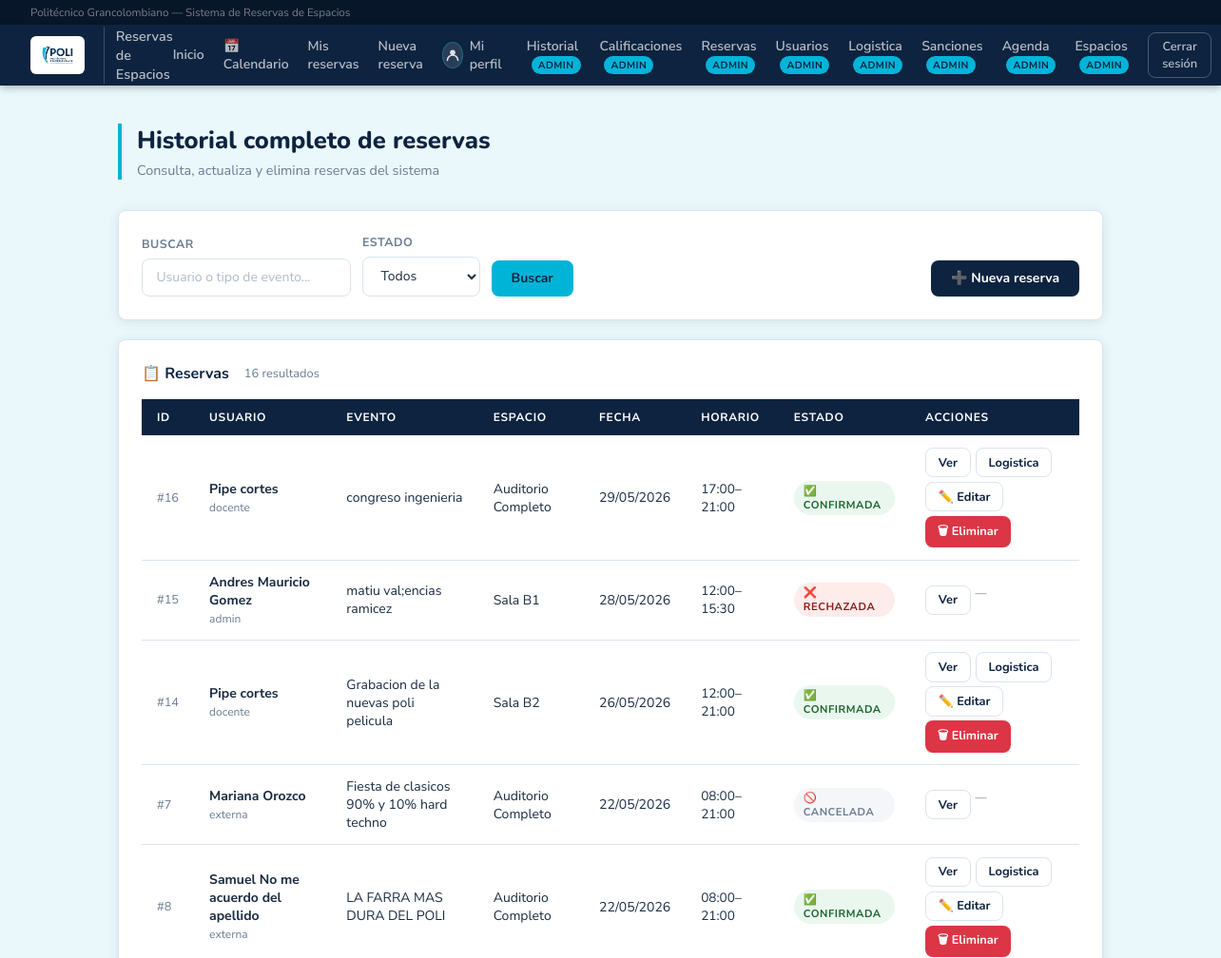
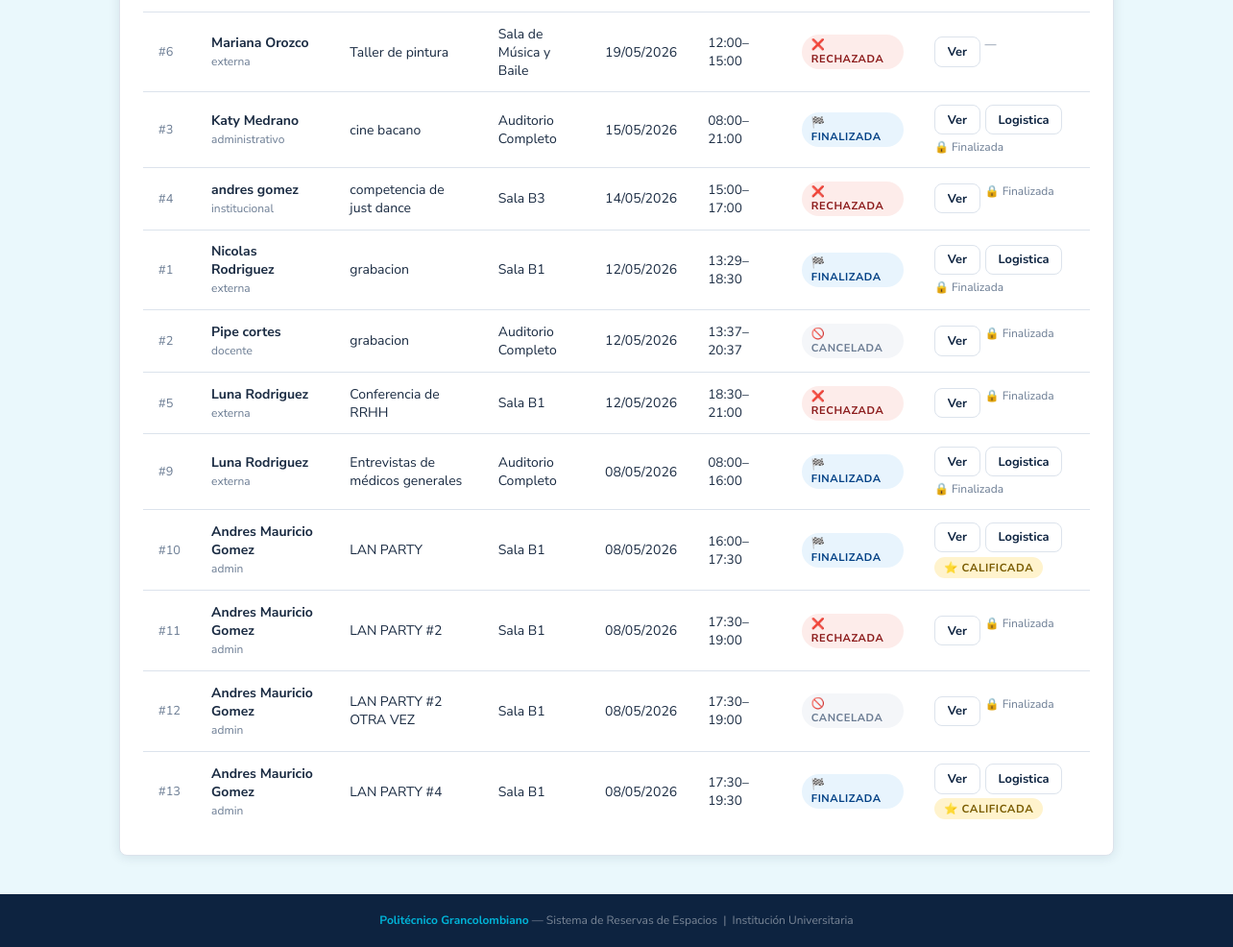
The app's page /admin/historial (signed in) with its own data (2 pictures, top to bottom).
### database.py (models this page shows, shortened)
class Reserva(Base):
    __tablename__ = "reserva"
    id            = Column(Integer, primary_key=True, autoincrement=True)
    cant_personas = Column(Integer, nullable=False)
    tipo_evento   = Column(String,  nullable=False)
    finalidad     = Column(String,  nullable=True)
    indumentaria          = Column(String, nullable=True)
    servicios_adicionales = Column(String, nullable=True)  # RF-11: sonido, video, sillas, etc.
    justificacion_rechazo = Column(String, nullable=True)  # Razón del rechazo (obligatoria al rechazar)
    fecha        = Column(Date,     nullable=False)
    hora_inicio  = Column(Time,     nullable=False)
    hora_fin     = Column(Time,     nullable=False)
    estado       = Column(String,   nullable=False, default="pendiente")
    usuario_id   = Column(Integer, ForeignKey("usuario.id"), nullable=False)
    logistica_id = Column(Integer, ForeignKey("usuario.id"), nullable=True)
    usuario            = relationship("Usuario",               foreign_keys=[usuario_id], back_populates="reservas")
    logistica          = relationship("Usuario",               foreign_keys=[logistica_id], back_populates="reservas_logistica")
    espacios           = relationship("Espacio",               secondary=reserva_espacio, back_populates="reservas")
    calificacion       = relationship("Calificacion",          back_populates="reserva", uselist=False)
    personas_externas  = relationship("PersonaExternaReserva", back_populates="reserva",
                                      cascade="all, delete-orphan")
    sanciones          = relationship("Sancion", back_populates="reserva")

class Usuario(Base):
    __tablename__ = "usuario"
    id         = Column(Integer, primary_key=True, autoincrement=True)
    nombre     = Column(String, nullable=False)
    correo     = Column(String, nullable=False, unique=True)
    contrasena = Column(String, nullable=False)
    rol        = Column(String, nullable=False)  # 'docente' | 'administrativo' | 'externa' | 'admin' | 'logistica'
    activo  = Column(Boolean, default=True, nullable=False)   # False = cuenta desactivada
    strikes = Column(Integer, default=0,    nullable=False)   # Reportes asignados por el admin
    cod_docente  = Column(String,  nullable=True)
    departamento = Column(String,  nullable=True)
    dependencia = Column(String, nullable=True)
    empresa  = Column(String, nullable=True)
    telefono = Column(String, nullable=True)
    reservas = relationship("Reserva", back_populates="usuario", foreign_keys="Reserva.usuario_id")
    reservas_logistica = relationship(
        "Reserva",
        foreign_keys="Reserva.logistica_id",
        back_populates="logistica",
    )
    sanciones_recibidas = relationship(
        "Sancion",
        foreign_keys="Sancion.usuario_id",
        back_populates="usuario",
    )
    sanciones_aplicadas = relationship(
        "Sancion",
        foreign_keys="Sancion.admin_id",
        back_populates="admin",
    )
    __mapper_args__ = {
        "polymorphic_on": rol,
        "polymorphic_identity": "usuario",
    }

class PersonaExterna(Usuario):
    __mapper_args__ = {"polymorphic_identity": "externa"}

class Espacio(Base):
    __tablename__ = "espacio"
    id        = Column(Integer, primary_key=True, autoincrement=True)
    nombre    = Column(String,  nullable=False)
    capacidad = Column(Integer, nullable=False)
    costo_externo = Column(Numeric(12, 2), nullable=True)
    reservas  = relationship("Reserva", secondary=reserva_espacio, back_populates="espacios")

### app.py (the view, shortened to what this page needs)
@app.route("/admin/historial")
@requiere_login
@requiere_admin
def admin_historial():
    u = usuario_logueado()
    estado      = request.args.get("estado", "")
    fecha_desde = request.args.get("fecha_desde", "")
    fecha_hasta = request.args.get("fecha_hasta", "")
    busqueda    = request.args.get("busqueda", "").strip()
    espacio_id  = request.args.get("espacio_id", "")
    query = db.query(Reserva)
    if estado:
        query = query.filter(Reserva.estado == estado)
    if fecha_desde:
        try:
            fd = datetime.strptime(fecha_desde, "%Y-%m-%d").date()
            query = query.filter(Reserva.fecha >= fd)
        except ValueError:
            pass
    if fecha_hasta:
        try:
            fh = datetime.strptime(fecha_hasta, "%Y-%m-%d").date()
            query = query.filter(Reserva.fecha <= fh)
        except ValueError:
            pass
    if busqueda:
        query = query.join(Reserva.usuario).filter(
            Usuario.nombre.ilike(f"%{busqueda}%") |
            Usuario.correo.ilike(f"%{busqueda}%") |
            Reserva.tipo_evento.ilike(f"%{busqueda}%")
        )
    reservas = query.order_by(Reserva.fecha.desc()).all()
    espacios = db.query(Espacio).all()
    total_reservas  = db.query(Reserva).count()
    total_aprobadas = db.query(Reserva).filter_by(estado="aprobada").count()
    total_pend      = db.query(Reserva).filter_by(estado="pendiente").count()
    total_rechaz    = db.query(Reserva).filter_by(estado="rechazada").count()
    total_cancel    = db.query(Reserva).filter_by(estado="cancelada").count()
    cals = db.query(Calificacion).all()
    promedio_global = round(sum(c.puntuacion for c in cals) / len(cals), 1) if cals else None
    finalizadas_ids = {r.id for r in reservas if reserva_ha_finalizado(r)}
    return render_template(
        "admin_historial.html",
        usuario=u,
        reservas=reservas,
        espacios=espacios,
        finalizadas_ids=finalizadas_ids,
        total_reservas=total_reservas,
        total_aprobadas=total_aprobadas,
        total_pend=total_pend,
        total_rechaz=total_rechaz,
        total_cancel=total_cancel,
        promedio_global=promedio_global,
        filtro_estado=estado,
        filtro_fecha_desde=fecha_desde,
        filtro_fecha_hasta=fecha_hasta,
        filtro_busqueda=busqueda,
        filtro_espacio_id=espacio_id,
    )

### app.py (called while the page is built)
@app.after_request
def add_header(response):
    response.headers["Cache-Control"] = "no-cache, no-store, must-revalidate"
    response.headers["Pragma"] = "no-cache"
    response.headers["Expires"] = "0"
    return response

@app.teardown_appcontext
def shutdown_session(exception=None):
    DBSession.remove()

@app.after_request
def agregar_headers_no_cache(response):
    response.headers["Cache-Control"] = "no-store, no-cache, must-revalidate, max-age=0, post-check=0, pre-check=0"
    response.headers["Pragma"] = "no-cache"
    response.headers["Expires"] = "-1"
    return response

@app.before_request
def limpiar_sesion_al_iniciar():
    if not app.config.get("SESION_LIMPIADA"):
        session.clear()
        app.config["SESION_LIMPIADA"] = True
        _cargar_espacios_predefinidos()

def reserva_ha_finalizado(reserva):
    return datetime.now() > datetime.combine(reserva.fecha, reserva.hora_fin)

def usuario_logueado():
    uid = session.get("usuario_id")
    if uid:
        return db.get(Usuario, uid)
    return None

def requiere_login(f):
    from functools import wraps
    @wraps(f)
    def wrapper(*args, **kwargs):
        u = usuario_logueado()
        if not u:
            flash("Debes iniciar sesión primero.", "warning")
            return redirect(url_for("login"))
        if not u.activo:
            session.clear()
            flash("Tu cuenta ha sido desactivada. Contacta al administrador.", "danger")
            return redirect(url_for("login"))
        return f(*args, **kwargs)
    return wrapper

def requiere_admin(f):
    from functools import wraps
    @wraps(f)
    def wrapper(*args, **kwargs):
        u = usuario_logueado()
        if not u or u.rol != "admin":
            flash("No tienes permiso para acceder a esa página.", "danger")
            return redirect(url_for("dashboard"))
        return f(*args, **kwargs)
    return wrapper

@app.before_request
def limitar_personal_logistica():
    endpoint = request.endpoint
    if not endpoint or endpoint in {"static", "index", "login", "logout", "logistica_panel", "ver_reserva"}:
        return None
    u = usuario_logueado()
    if u and u.rol == "logistica":
        flash("El personal de logistica solo puede consultar sus reservas asignadas.", "warning")
        return redirect(url_for("logistica_panel"))
    return None

### templates/admin_historial.html (shortened to what this page needs)
{% extends "base.html" %}
{% block content %}
<div class="page-header">
  <h1>Historial completo de reservas</h1>
  <p>Consulta, actualiza y elimina reservas del sistema</p>
</div>
<div class="card" style="margin-bottom:1.25rem;">
  <form method="GET" style="display:flex; gap:.75rem; flex-wrap:wrap; align-items:flex-end;">
    <div>
      <label style="display:block; font-size:.78rem; color:var(--muted); font-weight:700; text-transform:uppercase; margin-bottom:.4rem;">Buscar</label>
      <input type="text" name="busqueda" value="{{ filtro_busqueda }}" placeholder="Usuario o tipo de evento..."
        style="background:var(--white); border:1.5px solid var(--border); color:var(--text); padding:.6rem .9rem; border-radius:8px; font-family:inherit; font-size:.875rem; min-width:220px;"/>
    </div>
    <div>
      <label style="display:block; font-size:.78rem; color:var(--muted); font-weight:700; text-transform:uppercase; margin-bottom:.4rem;">Estado</label>
      <select name="estado" style="background:var(--white); border:1.5px solid var(--border); color:var(--text); padding:.6rem .9rem; border-radius:8px; font-family:inherit; font-size:.875rem;">
        <option value="" {% if not filtro_estado %}selected{% endif %}>Todos</option>
      </select>
    </div>
    <button type="submit" class="btn btn-primary">Buscar</button>
    <a href="{{ url_for('admin_crear_reserva') }}" class="btn btn-navy" style="margin-left:auto;">➕ Nueva reserva</a>
  </form>
</div>
<div class="card">
  <div class="card-title">
    📋 Reservas
    <span style="font-size:.8rem; font-weight:400; color:var(--muted); margin-left:.5rem;">{{ reservas|length }} resultado{{ 's' if reservas|length != 1 else '' }}</span>
  </div>
  {% if reservas %}
  <table>
    <thead>
      <tr>
        <th>ID</th><th>Usuario</th><th>Evento</th><th>Espacio</th>
        <th>Fecha</th><th>Horario</th><th>Estado</th><th>Acciones</th>
      </tr>
    </thead>
    <tbody>
      {% for r in reservas %}
      {% set ya_finalizo = r.id in finalizadas_ids %}
      <tr>
        <td style="color:var(--muted); font-size:.8rem;">#{{ r.id }}</td>
        <td>
          <strong>{{ r.usuario.nombre }}</strong><br>
          <span style="font-size:.75rem; color:var(--muted);">{{ r.usuario.rol }}</span>
        </td>
        <td>{{ r.tipo_evento }}</td>
        <td>{% for e in r.espacios %}{{ e.nombre }}{% endfor %}</td>
        <td>{{ r.fecha.strftime('%d/%m/%Y') }}</td>
        <td style="font-size:.85rem;">{{ r.hora_inicio.strftime('%H:%M') }}–{{ r.hora_fin.strftime('%H:%M') }}</td>
        <td>
          {% if r.estado == 'pendiente' %}
            <span class="pill" style="background:#fff8e1; color:#7a5c00;">⏳ En revisión</span>
          {% elif r.estado == 'aprobada' %}
            {% if ya_finalizo %}
              <span class="pill" style="background:#e8f4fd; color:#004085;">🏁 Finalizada</span>
            {% else %}
              <span class="pill" style="background:#eaf7ee; color:#1a6630;">✅ Confirmada</span>
            {% endif %}
          {% elif r.estado == 'rechazada' %}
            <span class="pill" style="background:#fdecea; color:#8b1a1a;">❌ Rechazada</span>
          {% else %}
            <span class="pill" style="background:#f4f6f9; color:var(--muted);">🚫 Cancelada</span>
          {% endif %}
        </td>
        <td>
          <div style="display:flex; gap:.3rem; flex-wrap:wrap;">
            <a href="{{ url_for('ver_reserva', rid=r.id) }}" class="btn btn-secondary btn-sm">Ver</a>
            {% if r.estado in ['aprobada', 'aprobado', 'aceptada', 'aceptado', 'confirmada', 'confirmado'] %}
              <a href="{{ url_for('admin_asignar_logistica', rid=r.id) }}" class="btn btn-secondary btn-sm">Logistica</a>
            {% endif %}
            {% if not ya_finalizo and r.estado in ['pendiente', 'aprobada'] %}
              <a href="{{ url_for('admin_modificar_reserva', rid=r.id) }}" class="btn btn-secondary btn-sm">✏️ Editar</a>
              <form method="POST" action="{{ url_for('admin_eliminar_reserva', rid=r.id) }}"
                    onsubmit="return confirm('¿Eliminar esta reserva permanentemente? Esta acción no se puede deshacer.')">
                <button type="submit" class="btn btn-danger btn-sm">🗑 Eliminar</button>
              </form>
            {% elif ya_finalizo %}
              {% if r.calificacion %}
                <span class="pill" style="background:#fff3cd; color:#7a5c00; font-size:.72rem;">⭐ Calificada</span>
              {% else %}
                <span style="font-size:.75rem; color:var(--muted);">🔒 Finalizada</span>
              {% endif %}
            {% else %}
              <span style="font-size:.75rem; color:var(--muted);">—</span>
            {% endif %}
          </div>
        </td>
      </tr>
      {% endfor %}
    </tbody>
  </table>
  {% else %}
  <p style="text-align:center; color:var(--muted); padding:2rem 0;">No hay reservas con ese criterio.</p>
  {% endif %}
</div>
{% endblock %}

### templates/base.html (style rules this page uses)
:root { --navy: #0d2340; --navy-dark: #081629; --navy-mid: #123060; --cyan: #00b4d8; --cyan-dark: #0096b4; --cyan-light:#e0f7fc; --white: #ffffff; --gray-bg: #eaf8fc; --border: #dce3ec; --text: #1a2b42; --muted: #6b7c93; --success: #28a745; --danger: #dc3545; --warning: #e6a817; --radius: 8px; --shadow: 0 2px 12px rgba(13,35,64,.10); }
*, *::before, *::after { box-sizing: border-box; margin: 0; padding: 0; }
body { font-family: 'Nunito Sans', sans-serif; background: var(--gray-bg); color: var(--text); min-height: 100vh; display: flex; flex-direction: column; }
a { color: var(--cyan-dark); text-decoration: none; }
.page-header { margin-bottom: 2rem; border-left: 4px solid var(--cyan); padding-left: 1rem; }
.page-header h1 { font-size: 1.6rem; font-weight: 800; font-family: 'Nunito', sans-serif; color: var(--navy); }
.page-header p { color: var(--muted); font-size: .9rem; margin-top: .3rem; }
.card { background: var(--white); border: 1px solid var(--border); border-radius: var(--radius); padding: 1.5rem; box-shadow: var(--shadow); }
.card-title { font-size: 1rem; font-weight: 700; font-family: 'Nunito', sans-serif; color: var(--navy); margin-bottom: 1rem; display: flex; align-items: center; gap: .5rem; }
label { display: block; font-size: .78rem; color: var(--muted); margin-bottom: .4rem; font-weight: 700; letter-spacing: .04em; text-transform: uppercase; }
input, select { width: 100%; background: var(--white); border: 1.5px solid var(--border); color: var(--text); padding: .65rem .9rem; border-radius: var(--radius); font-family: inherit; font-size: .9rem; transition: border-color .2s, box-shadow .2s; }
input::placeholder { color: #b0bcc8; }
.btn { display: inline-flex; align-items: center; gap: .4rem; padding: .6rem 1.3rem; border-radius: var(--radius); font-family: 'Nunito', sans-serif; font-size: .875rem; font-weight: 700; cursor: pointer; border: none; transition: all .18s; }
.btn-primary { background: var(--cyan); color: var(--navy); }
.btn-navy { background: var(--navy); color: var(--white); }
.btn-secondary { background: var(--white); color: var(--navy); border: 1.5px solid var(--border); }
.btn-danger { background: var(--danger); color: #fff; }
.btn-sm { padding: .35rem .8rem; font-size: .8rem; }
table { width: 100%; border-collapse: collapse; font-size: .875rem; }
thead tr { background: var(--navy); }
th { text-align: left; padding: .7rem 1rem; font-size: .75rem; text-transform: uppercase; letter-spacing: .06em; color: var(--white); font-weight: 700; }
td { padding: .8rem 1rem; border-bottom: 1px solid var(--border); }
tr:last-child td { border-bottom: none; }
.pill { display: inline-block; font-size: .7rem; font-weight: 700; padding: 3px 10px; border-radius: 20px; text-transform: uppercase; letter-spacing: .05em; }

### records on screen
Reserva: id "16", usuario.nombre "Pipe cortes", usuario.rol "docente", tipo_evento "congreso ingenieria", fecha "29/05/2026", hora_inicio "17:00", hora_fin "21:00", estado "✅ CONFIRMADA"
Espacio: nombre "Auditorio Completo"
Reserva: id "15", usuario.nombre "Andres Mauricio Gomez", usuario.rol "admin", tipo_evento "matiu val;encias ramicez", fecha "28/05/2026", hora_inicio "12:00", hora_fin "15:30", estado "❌ RECHAZADA"
Espacio: nombre "Sala B1"
Reserva: id "14", usuario.nombre "Pipe cortes", usuario.rol "docente", tipo_evento "Grabacion de la nuevas poli pelicula", fecha "26/05/2026", hora_inicio "12:00", hora_fin "21:00", estado "✅ CONFIRMADA"
Espacio: nombre "Sala B2"
Reserva: id "7", usuario.nombre "Mariana Orozco", usuario.rol "externa", tipo_evento "Fiesta de clasicos 90% y 10% hard techno", fecha "22/05/2026", hora_inicio "08:00", hora_fin "21:00", estado "🚫 CANCELADA"
Reserva: id "8", usuario.nombre "Samuel No me acuerdo del apellido", usuario.rol "externa", tipo_evento "LA FARRA MAS DURA DEL POLI", fecha "22/05/2026", hora_inicio "08:00", hora_fin "21:00", estado "✅ CONFIRMADA"
Reserva: id "6", usuario.nombre "Mariana Orozco", usuario.rol "externa", tipo_evento "Taller de pintura", fecha "19/05/2026", hora_inicio "12:00", hora_fin "15:00", estado "❌ RECHAZADA"
Espacio: nombre "Sala de Música y Baile"
Reserva: id "3", usuario.nombre "Katy Medrano", usuario.rol "administrativo", tipo_evento "cine bacano", fecha "15/05/2026", hora_inicio "08:00", hora_fin "21:00", estado "🏁 FINALIZADA", shows "🔒 Finalizada"
Reserva: id "4", usuario.nombre "andres gomez", usuario.rol "institucional", tipo_evento "competencia de just dance", fecha "14/05/2026", hora_inicio "15:00", hora_fin "17:00", estado "❌ RECHAZADA", shows "🔒 Finalizada"
Espacio: nombre "Sala B3"
Reserva: id "1", usuario.nombre "Nicolas Rodriguez", usuario.rol "externa", tipo_evento "grabacion", fecha "12/05/2026", hora_inicio "13:29", hora_fin "18:30", estado "🏁 FINALIZADA", shows "🔒 Finalizada"
Reserva: id "2", usuario.nombre "Pipe cortes", usuario.rol "docente", tipo_evento "grabacion", fecha "12/05/2026", hora_inicio "13:37", hora_fin "20:37", estado "🚫 CANCELADA", shows "🔒 Finalizada"
Reserva: id "5", usuario.nombre "Luna Rodriguez", usuario.rol "externa", tipo_evento "Conferencia de RRHH", fecha "12/05/2026", hora_inicio "18:30", hora_fin "21:00", estado "❌ RECHAZADA", shows "🔒 Finalizada"
Reserva: id "9", usuario.nombre "Luna Rodriguez", usuario.rol "externa", tipo_evento "Entrevistas de médicos generales", fecha "08/05/2026", hora_inicio "08:00", hora_fin "16:00", estado "🏁 FINALIZADA", shows "🔒 Finalizada"
Reserva: id "10", usuario.nombre "Andres Mauricio Gomez", usuario.rol "admin", tipo_evento "LAN PARTY", fecha "08/05/2026", hora_inicio "16:00", hora_fin "17:30", estado "🏁 FINALIZADA", shows "⭐ CALIFICADA"
Reserva: id "11", usuario.nombre "Andres Mauricio Gomez", usuario.rol "admin", tipo_evento "LAN PARTY #2", fecha "08/05/2026", hora_inicio "17:30", hora_fin "19:00", estado "❌ RECHAZADA", shows "🔒 Finalizada"
Reserva: id "12", usuario.nombre "Andres Mauricio Gomez", usuario.rol "admin", tipo_evento "LAN PARTY #2 OTRA VEZ", fecha "08/05/2026", hora_inicio "17:30", hora_fin "19:00", estado "🚫 CANCELADA", shows "🔒 Finalizada"
Reserva: id "13", usuario.nombre "Andres Mauricio Gomez", usuario.rol "admin", tipo_evento "LAN PARTY #4", fecha "08/05/2026", hora_inicio "17:30", hora_fin "19:30", estado "🏁 FINALIZADA", shows "⭐ CALIFICADA"

### other values on screen
{{ reservas|length }} "16"
{{ 's' if reservas|length != 1 else '' }} "s"
